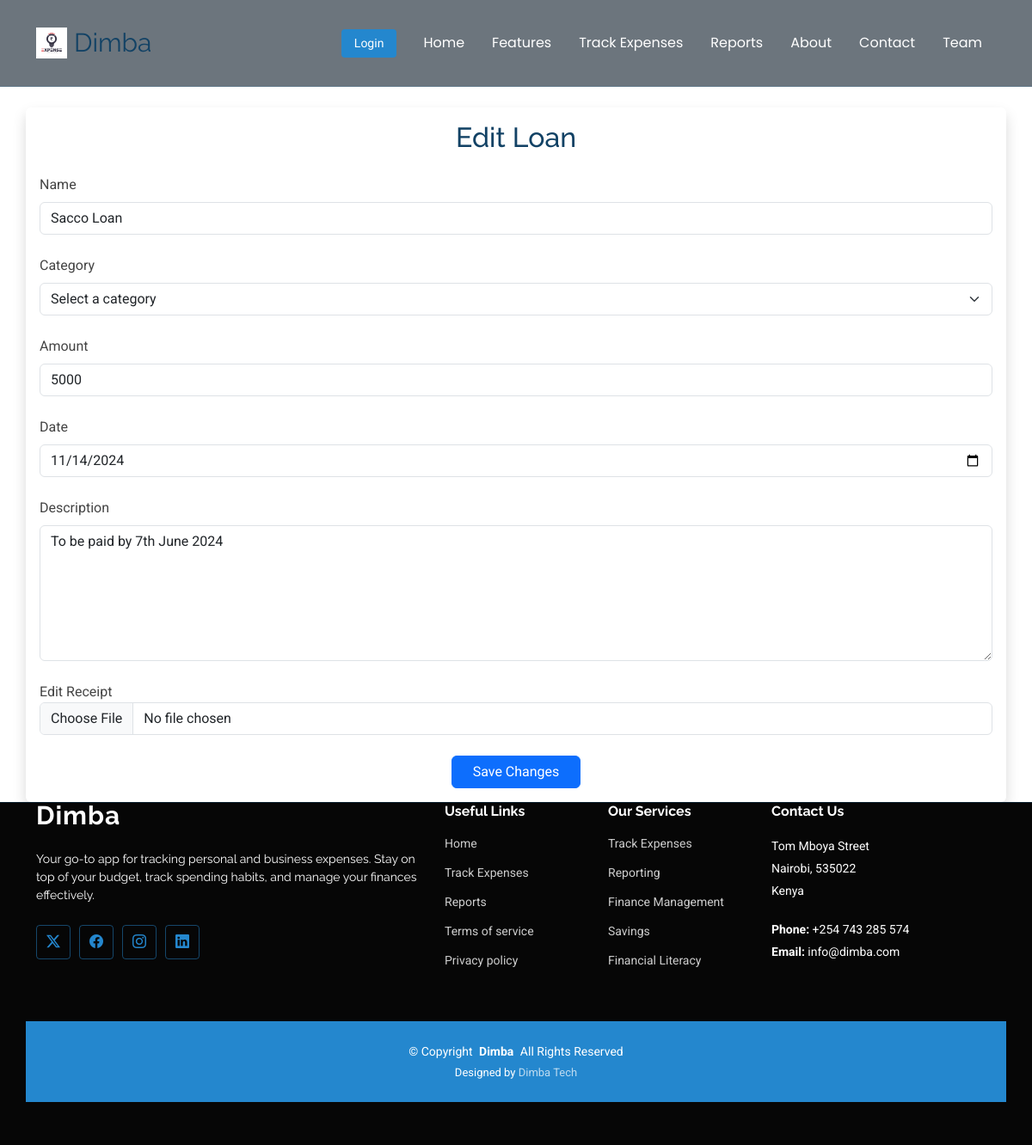
Screenshot of /update_loan/1/ with the database file from the repository.
### dimba_app/models.py (models this page shows, shortened)
class Loan(models.Model):
    name = models.CharField(max_length=100)
    category = models.CharField(max_length=100)
    amount = models.IntegerField()
    date = models.DateField()
    description = models.CharField(max_length=1000)
    status = models.CharField(max_length=100)
    image = models.ImageField(upload_to='uploaded_images/', null=True, blank=True)

### dimba_app/views.py (the view, shortened to what this page needs)
# urls.py: path('update_loan/<int:id>/',views.update_loan, name='update_loan'),
def update_loan(request, id):
    loan = get_object_or_404(Loan, id=id)
    return render(request, "update_loan.html", context={'loan': loan})

### templates/update_loan.html (shortened to what this page needs)
{% extends "base.html" %}
{% load static %}
{% block content %}
<form
    method="post"
    class="container mt-4 p-3 shadow rounded"
    enctype="multipart/form-data">
    <h2 class="mb-4 text-center">Edit Loan</h2>
    <div class="row gy-4">
        <div class="col-md-12">
            <label for="name" class="form-label">Name</label>
            <input
                type="text"
                name="name"
                class="form-control"
                placeholder="loan Name"
                id="name"
                value="{{ loan.name }}"
                required>
        </div>
        <div class="col-md-12">
            <label for="category" class="form-label">Category</label>
            <select class="form-select" id="category" name="category" required>
                <option value="">Select a category</option>
            </select>
        </div>
        <div class="col-md-12">
            <label for="amount" class="form-label">Amount</label>
            <input
                type="number"
                class="form-control"
                name="amount"
                id="amount"
                value="{{ loan.amount }}"
                placeholder="Amount"
                required>
        </div>
        <div class="col-md-12">
            <label for="date" class="form-label">Date</label>
            <input
                type="date"
                class="form-control"
                name="date"
                id="date"
                value="{{ loan.date|date:'Y-m-d' }}"
                placeholder="Date"
                required>
        </div>
        <div class="col-md-12">
            <label for="description" class="form-label">Description</label>
            <textarea
                class="form-control"
                name="description"
                rows="6"
                id="description"
                placeholder="Description"
                required>{{ loan.description }}</textarea>
        </div>
        <div class="col-md-12">
            <label for="image">Edit Receipt</label>
            <input type="file" name="image" id="image" class="form-control">
        </div>
        <div class="col-md-12 text-center">
            <div class="col-md-12 text-center">
                <button type="submit" class="btn btn-primary px-4">Save Changes</button>
            </div>
        </div>
    </div>
</form>
{% endblock %}

### static/assets/css/main.css (style rules this page uses)
:root { --default-font: "Roboto", system-ui, -apple-system, "Segoe UI", Roboto, "Helvetica Neue", Arial, "Noto Sans", "Liberation Sans", sans-serif, "Apple Color Emoji", "Segoe UI Emoji", "Segoe UI Symbol", "Noto Color Emoji"; --heading-font: "Raleway", sans-serif; --nav-font: "Poppins", sans-serif; }
:root { --background-color: #ffffff; --default-color: #444444; --heading-color: #124265; --accent-color: #2487ce; --surface-color: #ffffff; --contrast-color: #ffffff; }
:root { --nav-color: #124265; --nav-hover-color: #2487ce; --nav-mobile-background-color: #ffffff; --nav-dropdown-background-color: #ffffff; --nav-dropdown-color: #124265; --nav-dropdown-hover-color: #2487ce; }
:root { scroll-behavior: smooth; }
body { color: var(--default-color); background-color: var(--background-color); font-family: var(--default-font); }
h1, h2, h3, h4, h5, h6 { color: var(--heading-color); font-family: var(--heading-font); }

### rows the page displays
Loan: name "Sacco Loan", amount "5000", date "11/14/2024", description "To be paid by 7th June 2024"
